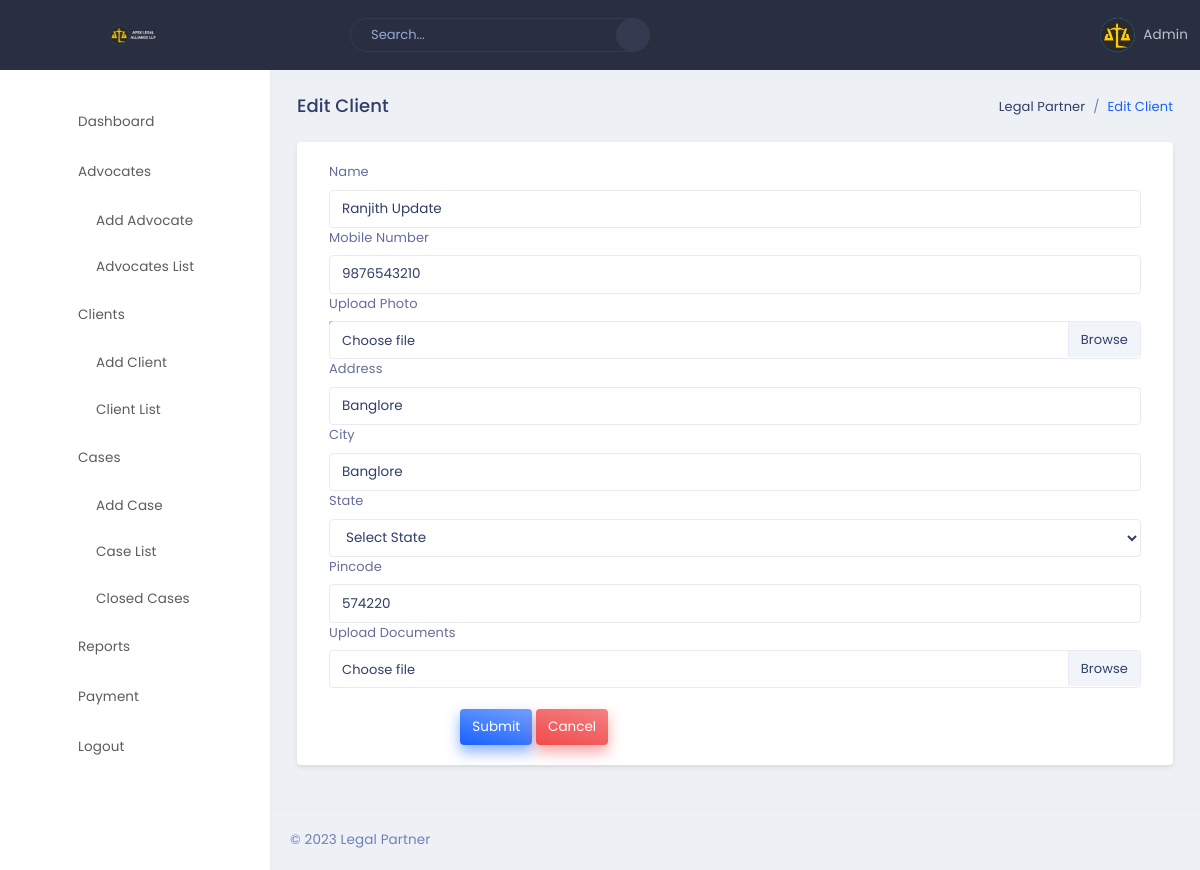
/admin/edit_client.php?id=7 (signed in), run on the app's committed database.
### tables this page shows
CREATE TABLE `clients` (
  `id` int(11) NOT NULL,
  `name` varchar(50) NOT NULL,
  `mobile_number` varchar(20) NOT NULL,
  `photo_name` varchar(100) DEFAULT NULL,
  `address` varchar(200) NOT NULL,
  `document_name` varchar(100) DEFAULT NULL,
  `username` varchar(50) NOT NULL,
  `created_at` timestamp NOT NULL DEFAULT current_timestamp(),
  `updated_at` timestamp NOT NULL DEFAULT current_timestamp() ON UPDATE current_timestamp(),
  `city` varchar(100) NOT NULL,
  `state` varchar(100) NOT NULL,
  `pincode` varchar(100) NOT NULL
);

### admin/Database.php (called while the page is built, shortened)
<?php
class ClientDetails {
    private $conn;
    public function __construct($conn) {
        $this->conn = $conn;
    }
    public function getClientDetails($id) {
        $stmt = $this->conn->prepare("SELECT * FROM clients WHERE id = ?");
        $stmt->bindParam(1, $id, PDO::PARAM_INT);
        $stmt->execute();
        $result = $stmt->fetch(PDO::FETCH_ASSOC);
        return $result;
    }
}
?>

### admin/edit_client.php (the view, shortened to what this page needs)
<?php
require("top-navbar.php");
?>
<div class="page-wrapper">
    <div class="page-content">
        <div class="container-fluid">
            <div class="row">
                <div class="col-sm-12">
                    <div class="page-title-box">
                        <div class="float-right">
                            <ol class="breadcrumb">
                                <li class="breadcrumb-item"><a href="dashboard.php">Legal Partner</a></li>
                                <li class="breadcrumb-item active">Edit Client</li>
                            </ol>
                        </div>
                        <h4 class="page-title">Edit Client</h4>
                    </div>
                </div>
            </div>
            <div class="row">
                <div class="col-lg-12">
                    <div class="card">
                        <?php
                        include 'config/config.php';
                        include 'Database.php';
                        $clientDetails = new ClientDetails($conn);
                        $id = $_GET['id'];
                        $client = $clientDetails->getClientDetails($id);
                        ?>
                        <div class="card-body">
                            <form action="update_client.php" method="POST" enctype="multipart/form-data">
                                <div class="row">
                                    <div class="col-lg-12">
                                        <div class="col-lg-12">
                                            <label for="example-text-input" class="">Name</label>
                                            <input class="form-control" name="name" type="text" id="example-text-input"
                                                value="<?php echo htmlspecialchars($client['name']) ?>">
                                        </div>
                                        <div class="col-lg-12">
                                            <label for="example-tel-input" class="">Mobile
                                                Number</label>
                                            <input class="form-control" name="mobileNumber" type="tel"
                                                id="example-tel-input" value="<?php echo $client['mobile_number'] ?>">
                                        </div>
                                        <div class="col-lg-12">
                                            <label class="">Upload Photo</label>
                                            <div class="custom-file">
                                                <label class="custom-file-label" for="customFile">Choose file</label>
                                            </div>
                                        </div>
                                        <div class="col-lg-12">
                                            <label for="exampleInputEmail1">Address</label>
                                            <input class="form-control" name="address" value="<?php echo $client['address'] ?>"type="text"
                                                id="example-text-input">
                                        </div>
                                        <div class="col-lg-12">
                                            <label for="exampleInputEmail1">City</label>
                                            <input class="form-control" name="city" type="text" value="<?php echo $client['city'] ?>" id="example-text-input">
                                        </div>
                                        <div class="col-lg-12">
                                            <label for="exampleFormControlSelect1">State</label>
                                            <select class="form-control" id="exampleFormControlSelect1">
                                                <option>Select State</option>
                                            </select>
                                        </div>
                                        <div class="col-lg-12">
                                            <label for="exampleInputEmail1">Pincode</label>
                                            <input class="form-control" name="pincode" type="text"
                                                id="example-text-input" value="<?php echo $client['pincode'] ?>">
                                        </div>
                                        <div class="col-lg-12">
                                            <label for="example-datetime-local-input" class="">Upload Documents</label>
                                            <div class="custom-file">
                                                <label class="custom-file-label" for="customFile">Choose file</label>
                                            </div>
                                        </div>
                                        <div class="row">
                                            <div class="col-sm-10 ml-auto">
                                                <button type="submit" class="btn btn-gradient-primary">Submit</button>
                                                <button type="button" class="btn btn-gradient-danger">Cancel</button>
                                            </div>
                                        </div>
                                    </div>
                                </div>
                            </form>
                        </div>
                    </div>
                </div>
            </div>
        </div>
        <footer class="footer text-center text-sm-left">
            &copy; 2023 Legal Partner
        </footer>
    </div>
</div>
</body>
</html>

### data on the page
clients: name "Ranjith Update", mobileNumber "9876543210", address "Banglore", city "Banglore", pincode "574220"
